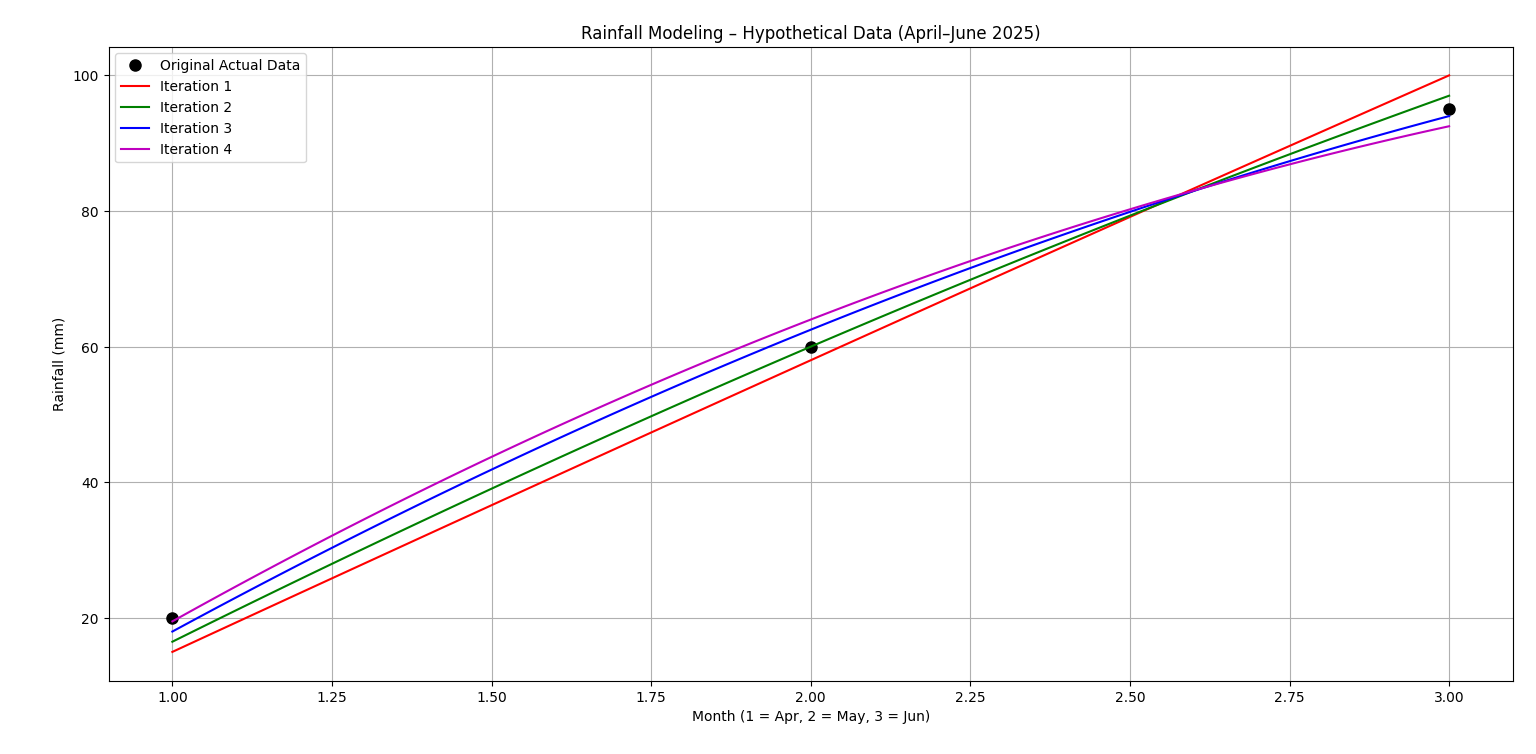

Python code for this plot:
import numpy as np
import matplotlib.pyplot as plt

months = np.array([1, 2, 3])
rainfall_actual = np.array([20.0, 60.0, 95.0])  # Reference

# Hypothetical predictions
predictions = {}

# Iteration 1
hypo1 = np.array([15.0, 58.0, 100.0])
predictions['Iteration 1'] = np.poly1d(np.polyfit(months, hypo1, 2))

# Iteration 2
hypo2 = np.array([16.5, 60.0, 97.0])
predictions['Iteration 2'] = np.poly1d(np.polyfit(months, hypo2, 2))

# Iteration 3
hypo3 = np.array([18.0, 62.5, 94.0])
predictions['Iteration 3'] = np.poly1d(np.polyfit(months, hypo3, 2))

# Iteration 4
hypo4 = np.array([19.5, 64.0, 92.5])
predictions['Iteration 4'] = np.poly1d(np.polyfit(months, hypo4, 2))

# Smooth curve x-values
x_smooth = np.linspace(1, 3, 100)

# Plot
plt.figure(figsize=(10, 6))
plt.plot(months, rainfall_actual, 'ko', label='Original Actual Data', markersize=8)

colors = ['r', 'g', 'b', 'm']
for i, (label, model) in enumerate(predictions.items()):
    y_smooth = model(x_smooth)
    plt.plot(x_smooth, y_smooth, color=colors[i], label=label)

plt.title("Rainfall Modeling – Hypothetical Data (April–June 2025)")
plt.xlabel("Month (1 = Apr, 2 = May, 3 = Jun)")
plt.ylabel("Rainfall (mm)")
plt.grid(True)
plt.legend()
plt.tight_layout()
plt.show()
